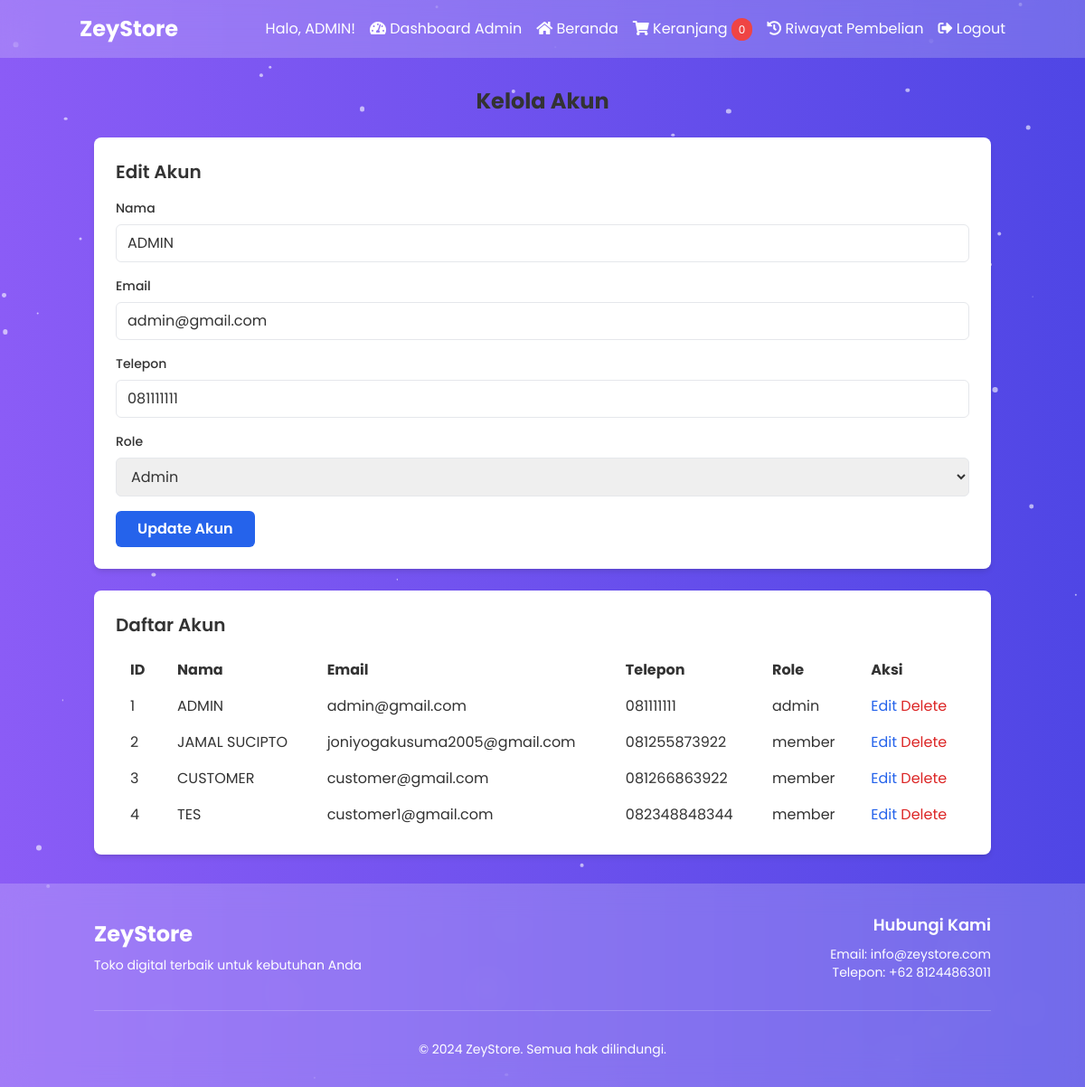
/dashboard/manage_accounts.php?action=edit&id=1 (signed in), run on the app's committed database.
### tables this page shows
CREATE TABLE `users` (
  `id` int NOT NULL,
  `name` varchar(100) NOT NULL,
  `email` varchar(100) NOT NULL,
  `phone` varchar(15) DEFAULT NULL,
  `password` varchar(255) NOT NULL,
  `created_at` timestamp NULL DEFAULT CURRENT_TIMESTAMP,
  `role` enum('member','admin') DEFAULT 'member'
);

### dashboard/manage_accounts.php (the view, shortened to what this page needs)
<?php
$database = new Database();
$db = $database->getConnection();
$name = $email = $phone = $role = "";
if ($_SERVER["REQUEST_METHOD"] == "GET" && isset($_GET['action'])) {
    $action = $_GET['action'];
    $user_id = $_GET['id'];
    if ($action == 'delete') {
        $stmt = $db->prepare("DELETE FROM users WHERE id = :id");
        $stmt->bindParam(':id', $user_id);
        if ($stmt->execute()) {
            $message = "Akun berhasil dihapus!";
        } else {
            $message = "Terjadi kesalahan. Silakan coba lagi.";
        }
    } elseif ($action == 'edit') {
        $stmt = $db->prepare("SELECT * FROM users WHERE id = :id");
        $stmt->bindParam(':id', $user_id);
        $stmt->execute();
        $user_data = $stmt->fetch(PDO::FETCH_ASSOC);
        $name = $user_data['name'];
        $email = $user_data['email'];
        $phone = $user_data['phone'];
        $role = $user_data['role'];
    }
}
$stmt = $db->prepare("SELECT * FROM users");
$stmt->execute();
$users = $stmt->fetchAll(PDO::FETCH_ASSOC);
include '../partials/header.php';
?>
<div class="content container mx-auto px-4 py-8">
    <h2 class="text-2xl font-bold mb-6 text-center">Kelola Akun</h2>
    <div class="bg-white p-6 rounded-lg shadow-md mb-6">
        <h3 class="text-xl font-semibold mb-4"><?php echo isset($_GET['action']) && $_GET['action'] == 'edit' ? 'Edit Akun' : 'Tambah Akun Baru'; ?></h3>
        <form action="manage_accounts.php" method="POST">
            <div class="mb-4">
                <label for="name" class="block text-sm font-medium mb-2">Nama</label>
                <input type="text" name="name" id="name" class="w-full px-3 py-2 border rounded-md" value="<?php echo htmlspecialchars($name); ?>" required>
            </div>
            <div class="mb-4">
                <label for="email" class="block text-sm font-medium mb-2">Email</label>
                <input type="email" name="email" id="email" class="w-full px-3 py-2 border rounded-md" value="<?php echo htmlspecialchars($email); ?>" required>
            </div>
            <div class="mb-4">
                <label for="phone" class="block text-sm font-medium mb-2">Telepon</label>
                <input type="text" name="phone" id="phone" class="w-full px-3 py-2 border rounded-md" value="<?php echo htmlspecialchars($phone); ?>" required>
            </div>
            <div class="mb-4">
                <label for="role" class="block text-sm font-medium mb-2">Role</label>
                <select name="role" id="role" class="w-full px-3 py-2 border rounded-md" required>
                    <option value="admin" <?php echo $role == 'admin' ? 'selected' : ''; ?>>Admin</option>
                </select>
            </div>
            <div class="flex items-center justify-between">
                <button type="submit" name="<?php echo isset($_GET['action']) && $_GET['action'] == 'edit' ? 'update' : 'insert'; ?>" class="bg-blue-600 text-white px-6 py-2 rounded-md font-semibold hover:bg-blue-700 transition duration-300">
                    <?php echo isset($_GET['action']) && $_GET['action'] == 'edit' ? 'Update Akun' : 'Tambah Akun'; ?>
                </button>
            </div>
        </form>
    </div>
    <div class="bg-white p-6 rounded-lg shadow-md overflow-x-auto">
        <h3 class="text-xl font-semibold mb-4">Daftar Akun</h3>
        <table class="w-full">
            <thead>
                <tr>
                    <th class="text-left px-4 py-2">ID</th>
                    <th class="text-left px-4 py-2">Nama</th>
                    <th class="text-left px-4 py-2">Email</th>
                    <th class="text-left px-4 py-2">Telepon</th>
                    <th class="text-left px-4 py-2">Role</th>
                    <th class="text-left px-4 py-2">Aksi</th>
                </tr>
            </thead>
            <tbody>
                <?php foreach ($users as $user): ?>
                <tr>
                    <td class="px-4 py-2"><?php echo $user['id']; ?></td>
                    <td class="px-4 py-2"><?php echo htmlspecialchars($user['name']); ?></td>
                    <td class="px-4 py-2"><?php echo htmlspecialchars($user['email']); ?></td>
                    <td class="px-4 py-2"><?php echo htmlspecialchars($user['phone']); ?></td>
                    <td class="px-4 py-2"><?php echo htmlspecialchars($user['role']); ?></td>
                    <td class="px-4 py-2">
                        <a href="manage_accounts.php?action=edit&id=<?php echo $user['id']; ?>" class="text-blue-600 hover:underline">Edit</a>
                        <a href="manage_accounts.php?action=delete&id=<?php echo $user['id']; ?>" class="text-red-600 hover:underline" onclick="return confirm('Apakah Anda yakin ingin menghapus akun ini?')">Delete</a>
                    </td>
                </tr>
                <?php endforeach; ?>
            </tbody>
        </table>
    </div>
</div>
<?php include '../partials/footer.php'; ?>

### partials/header.php (style rules this page uses)
body { font-family: 'Poppins', sans-serif; color: #333; position: relative; overflow-x: hidden; }
.content { position: relative; z-index: 1; }

### data on the page
users: name "ADMIN", email "admin@gmail.com", phone "081111111", role "Admin", id "1", role "admin"
users: id "2", name "JAMAL SUCIPTO", email "joniyogakusuma2005@gmail.com", phone "081255873922", role "member"
users: id "3", name "CUSTOMER", email "customer@gmail.com", phone "081266863922", role "member"
users: id "4", name "TES", email "customer1@gmail.com", phone "082348848344", role "member"

### other printed values
$_SESSION['name'] "ADMIN"
$cartItemCount "0"
